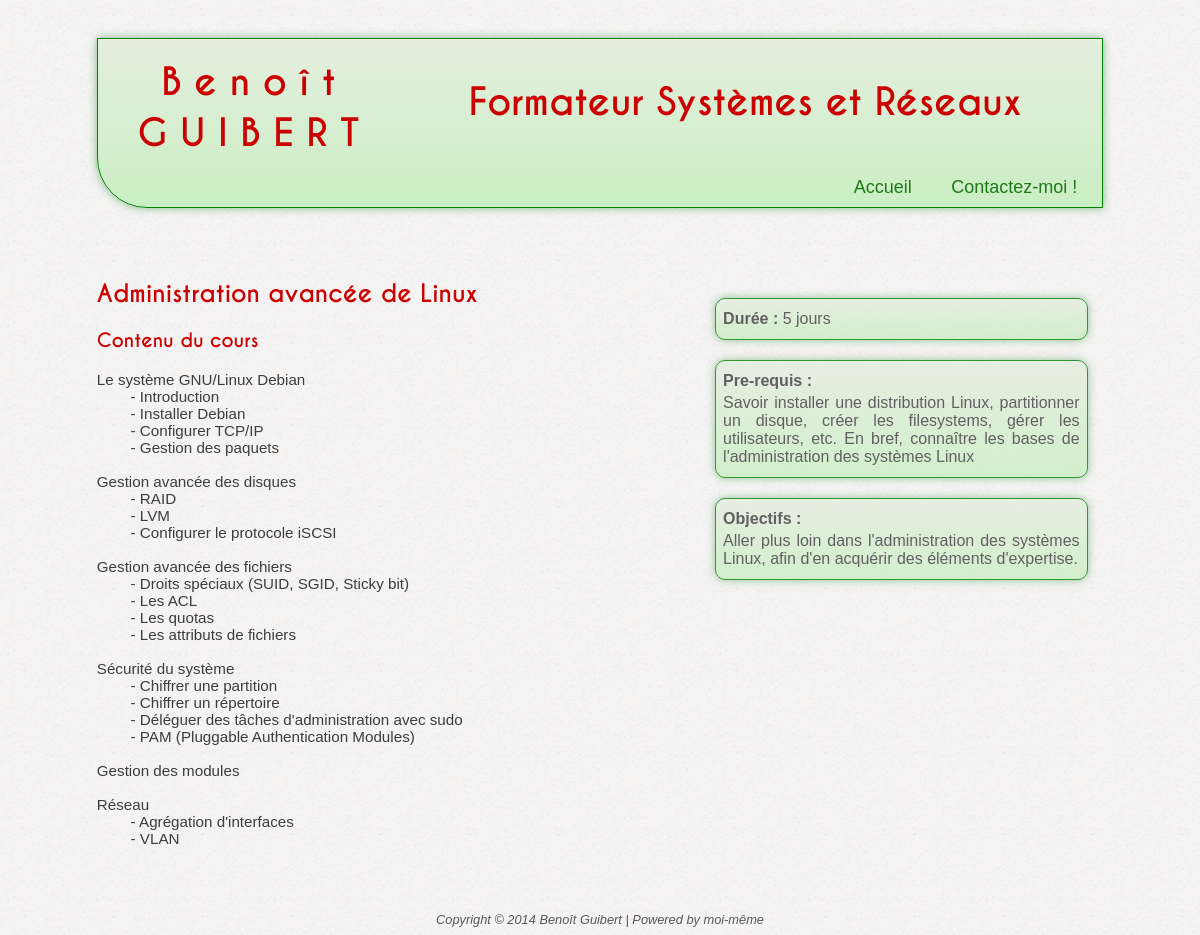
The app's page /cours/3 with its own data.
### main/models.py (models this page shows)
class Cours(models.Model):
	id_cours = models.CharField(max_length=25)
	intitule = models.CharField(max_length=100)
	prerequis = models.TextField(default="Aucun")
	objectif = models.TextField(default="")
	duree = models.IntegerField(max_length=2)
	icone = models.CharField(max_length=25, null=True)
	categorie = models.ForeignKey('Categorie', default=1)
	mots_cles = models.CharField(max_length=100, null=True)
	tarif = models.IntegerField(max_length=4)
	contenu = models.TextField()
	def __str__(self):
		"""
                Cette méthode à définir dans tous les modèles permettra
		de reconnaître facilement les différents objets traités
                par la suite et pour l'administration
                """
                return u'%s' % self.id_cours

### main/views.py (the view)
# urls.py: url(r'^cours/(?P<cours_id>\d+)$', 'afficher_cours'),
def afficher_cours(request, cours_id):
	cours = get_object_or_404(Cours, id=cours_id)
	formations = Cours.objects.all()
	return render(request, 'monCV/afficher_cours.html', locals())

### templates/monCV/afficher_cours.html
﻿{% extends "monCV/base.html" %}
{% block section %}
<article>
	<h2>{{ cours.intitule }}</h2>
	<h3>Contenu du cours</h3>
	<pre>{{ cours.contenu }}</pre>
</article>
{% endblock %}
{% block aside %}
	<div class="infos">
		<p><strong>Durée :</strong> {{ cours.duree}} jours</p>
	</div>
	<div class="infos">
		<p><strong>Pre-requis :</strong></p>
		<p>{{ cours.prerequis }}</p>
	</div>
	<div class="infos">
		<p><strong>Objectifs :</strong></p>
		<p>{{ cours.objectif}}</p>
	</div>
{% endblock %}

### static/css/styles.css (style rules this page uses)
html { font-family: sans-serif; //font-family: Courier,monospace ; //font-weight: bold ; }
h2 { color: #CB0000 ; font-family: caviardreams; }
h3 { color: #CB0000 ; font-family: caviardreams ; }
p { color: #3D3D3D ; }
pre { color: #3D3D3D; font-size: 1.1em ; }
body { background: url('img/back.jpg') ; }
pre { font-family: sans-serif; font-size: 0.95em; }
aside .infos { //display: inline-block; background: linear-gradient( #E5EEDF, #CAEEC3 ) ; border: 1px groove green ; border-radius: 10px ; box-shadow: 0 0 8px rgba(75, 160, 85, 0.7) ; margin: 20px 10px ; padding: 7px ; color: #3D3D3D ; opacity: 0.8; }
aside .infos p { text-align: justify ; }
aside .infos p, aside .infos ul { margin-top: 4px; margin-bottom: 4px ; }

### records on screen
Cours: intitule "Administration avancée de Linux", contenu "Le système GNU/Linux Debian - Introduction - Installer Debian - Configurer TCP/IP - Gestion des paquets Gestion avancée des disques - RAID - LVM - Configurer le protocole iSCSI Gestion avancée des fichiers - Droits spéciaux (SUID, SGID, Sticky bit) - Les ACL - Les quotas - Les attributs de fichiers Sécurité du système - Chiffrer une partition - Chiffrer un répertoire - Déléguer des tâches d'administration avec sudo - PAM (Pluggable Authentication Modules) Gestion des modules Réseau - Agrégation d'interfaces - VLAN", duree "5", prerequis "Savoir installer une distribution Linux, partitionner un disque, créer les filesystems, gérer les utilisateurs, etc. En bref, connaître les bases de l'administration des systèmes Linux", objectif "Aller plus loin dans l'administration des systèmes Linux, afin d'en acquérir des éléments d'expertise."
